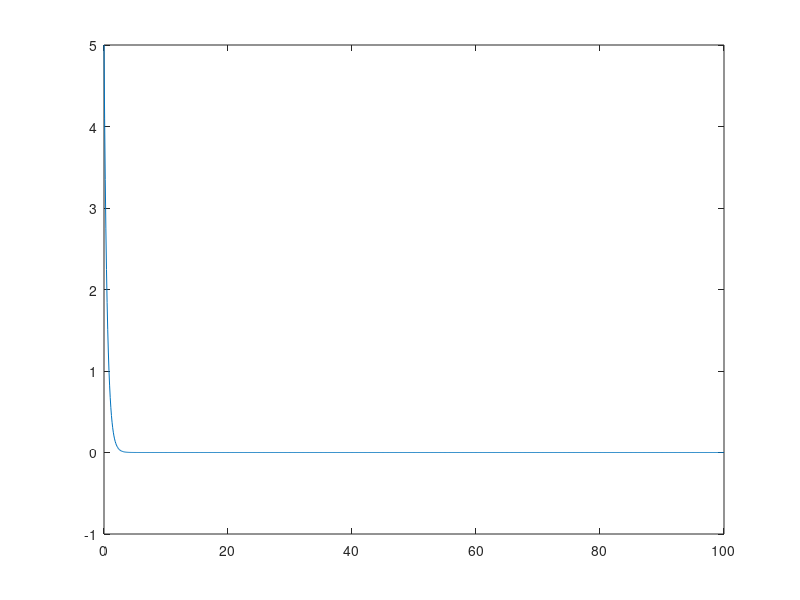

The MATLAB source for this figure:
function T_F=Test_file
% I=7/12*[20*2+30^2 0;0 2*20^2]*10^-4;
I=7/12*[20*2+30^2 0 0;0 2*20^2 0; 0 0 20*2+30^2]*10^-4;
[T,Y]=ode45(@test,0:0.1:100,[1; 2; 3; 5]);
plot(T,Y(:,4))

function [yprime]=test(t,y)
yprime(1:3,1)=cross(y(1:3,1),I*y(1:3,1));
% xprime=cross(y(4:6),I*y(4:6));
yprime(4)=-2*y(4,1);
end


end


